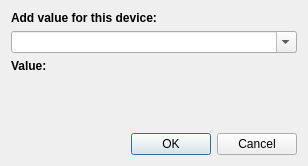
<?xml version="1.0" encoding="UTF-8"?>
<ui version="4.0">
 <class>Dialog</class>
 <widget class="QDialog" name="Dialog">
  <property name="geometry">
   <rect>
    <x>0</x>
    <y>0</y>
    <width>308</width>
    <height>166</height>
   </rect>
  </property>
  <property name="windowTitle">
   <string>Add device</string>
  </property>
  <layout class="QVBoxLayout" name="verticalLayout">
   <item>
    <widget class="QLabel" name="label">
     <property name="sizePolicy">
      <sizepolicy hsizetype="Preferred" vsizetype="Fixed">
       <horstretch>0</horstretch>
       <verstretch>0</verstretch>
      </sizepolicy>
     </property>
     <property name="font">
      <font>
       <weight>75</weight>
       <bold>true</bold>
      </font>
     </property>
     <property name="text">
      <string>Add value for this device:</string>
     </property>
    </widget>
   </item>
   <item>
    <widget class="QComboBox" name="devBox">
     <property name="editable">
      <bool>true</bool>
     </property>
    </widget>
   </item>
   <item>
    <widget class="QLabel" name="label_2">
     <property name="font">
      <font>
       <weight>75</weight>
       <bold>true</bold>
      </font>
     </property>
     <property name="text">
      <string>Value:</string>
     </property>
    </widget>
   </item>
   <item>
    <widget class="QFrame" name="valueFrame">
     <property name="frameShape">
      <enum>QFrame::NoFrame</enum>
     </property>
     <property name="frameShadow">
      <enum>QFrame::Plain</enum>
     </property>
     <layout class="QHBoxLayout" name="horizontalLayout">
      <property name="margin">
       <number>0</number>
      </property>
      <item>
       <spacer name="horizontalSpacer">
        <property name="orientation">
         <enum>Qt::Horizontal</enum>
        </property>
        <property name="sizeType">
         <enum>QSizePolicy::Fixed</enum>
        </property>
        <property name="sizeHint" stdset="0">
         <size>
          <width>40</width>
          <height>20</height>
         </size>
        </property>
       </spacer>
      </item>
     </layout>
    </widget>
   </item>
   <item>
    <spacer name="verticalSpacer">
     <property name="orientation">
      <enum>Qt::Vertical</enum>
     </property>
     <property name="sizeHint" stdset="0">
      <size>
       <width>20</width>
       <height>40</height>
      </size>
     </property>
    </spacer>
   </item>
   <item>
    <widget class="QDialogButtonBox" name="buttonBox">
     <property name="orientation">
      <enum>Qt::Horizontal</enum>
     </property>
     <property name="standardButtons">
      <set>QDialogButtonBox::Cancel|QDialogButtonBox::Ok</set>
     </property>
    </widget>
   </item>
  </layout>
 </widget>
 <resources/>
 <connections>
  <connection>
   <sender>buttonBox</sender>
   <signal>accepted()</signal>
   <receiver>Dialog</receiver>
   <slot>accept()</slot>
   <hints>
    <hint type="sourcelabel">
     <x>248</x>
     <y>254</y>
    </hint>
    <hint type="destinationlabel">
     <x>157</x>
     <y>274</y>
    </hint>
   </hints>
  </connection>
  <connection>
   <sender>buttonBox</sender>
   <signal>rejected()</signal>
   <receiver>Dialog</receiver>
   <slot>reject()</slot>
   <hints>
    <hint type="sourcelabel">
     <x>316</x>
     <y>260</y>
    </hint>
    <hint type="destinationlabel">
     <x>286</x>
     <y>274</y>
    </hint>
   </hints>
  </connection>
 </connections>
</ui>
